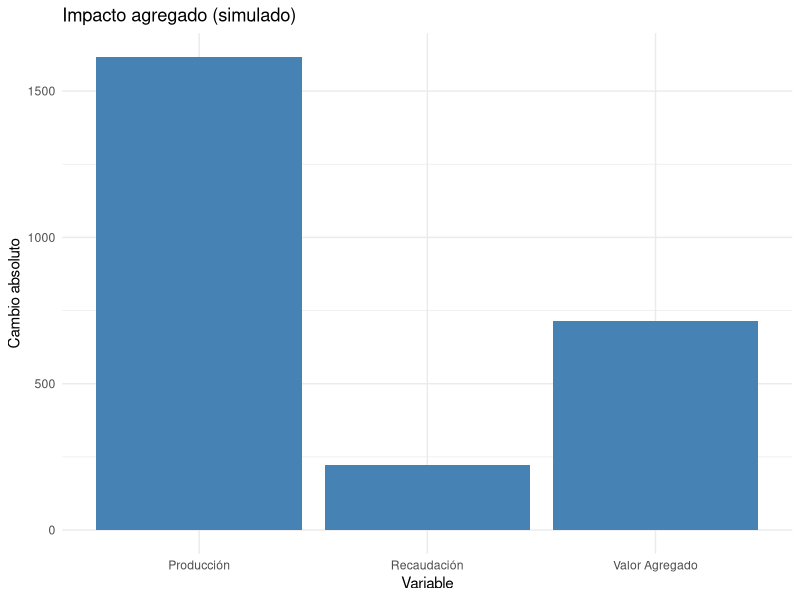

Here is the R script that generated this plot:
## ---- chunk 1
library(ggplot2)
library(dplyr)
library(tidyverse)
## ---- chunk 2
n <- 10
sectores <- paste0("Sector_", 1:n)

# Matriz de transacciones intermedias (Z)
Z <- matrix(sample(50:200, n*n, replace=TRUE), nrow=n, ncol=n,
            dimnames = list(sectores, sectores))

# Vector de producción bruta (VBP): suma de filas de Z + demanda final
Y <- matrix(sample(100:500, n, replace=TRUE), nrow=n, dimnames = list(sectores, "Demanda Final"))
VBP <- rowSums(Z) + Y

# Valor agregado simulado
VA <- round(VBP * runif(n, 0.3, 0.6))

# Recaudación simulada (impuestos)
reca <- round(VBP * runif(n, 0.1, 0.2))

# Recaudación simulada (impuestos)
impo <- round(VBP * runif(n, 0.1, 0.2))

# Recaudación simulada (impuestos)
expo <- round(VBP * runif(n, 0.1, 0.2))

# Empleo simulado
labor <- round(VBP * runif(n, 0.05, 0.15))
## ---- chunk 3
iden <- diag(n)
tot <- VBP
diag_tot <- diag(c(1/tot))

A <- Z %*% diag_tot  
A[is.nan(A)] <- 0

B <- solve(iden - A)
## ---- chunk 4
f.chg.nac <- Y * 0.10

# Resolvemos: ΔX = B * ΔY
x.chg <- B %*% as.matrix(f.chg.nac)
## ---- chunk 5
LsobreVBP <- labor / VBP
lab.chg <- LsobreVBP * x.chg
## ---- chunk 6
TAXsobreVBP <- reca / VBP
tax.chg <- TAXsobreVBP * x.chg
## ---- chunk 7
VAsobreVBP <- VA / VBP
va.chg <- VAsobreVBP * x.chg
## ---- chunk 8
gral_res <- data.frame(
  Variable = c("Producción", "Valor Agregado", "Recaudación"),
  Base = c(sum(VBP), sum(VA), sum(reca)),
  Cambio = c(sum(x.chg), sum(va.chg), sum(tax.chg))
) %>%
  mutate(Cambio_pct = 100 * Cambio/Base)

gral_res

## ---- chunk 9
ggplot(gral_res, aes(x=Variable, y=Cambio)) +
  geom_col(fill="steelblue") +
  theme_minimal() +
  labs(y="Cambio absoluto", title="Impacto agregado (simulado)")
